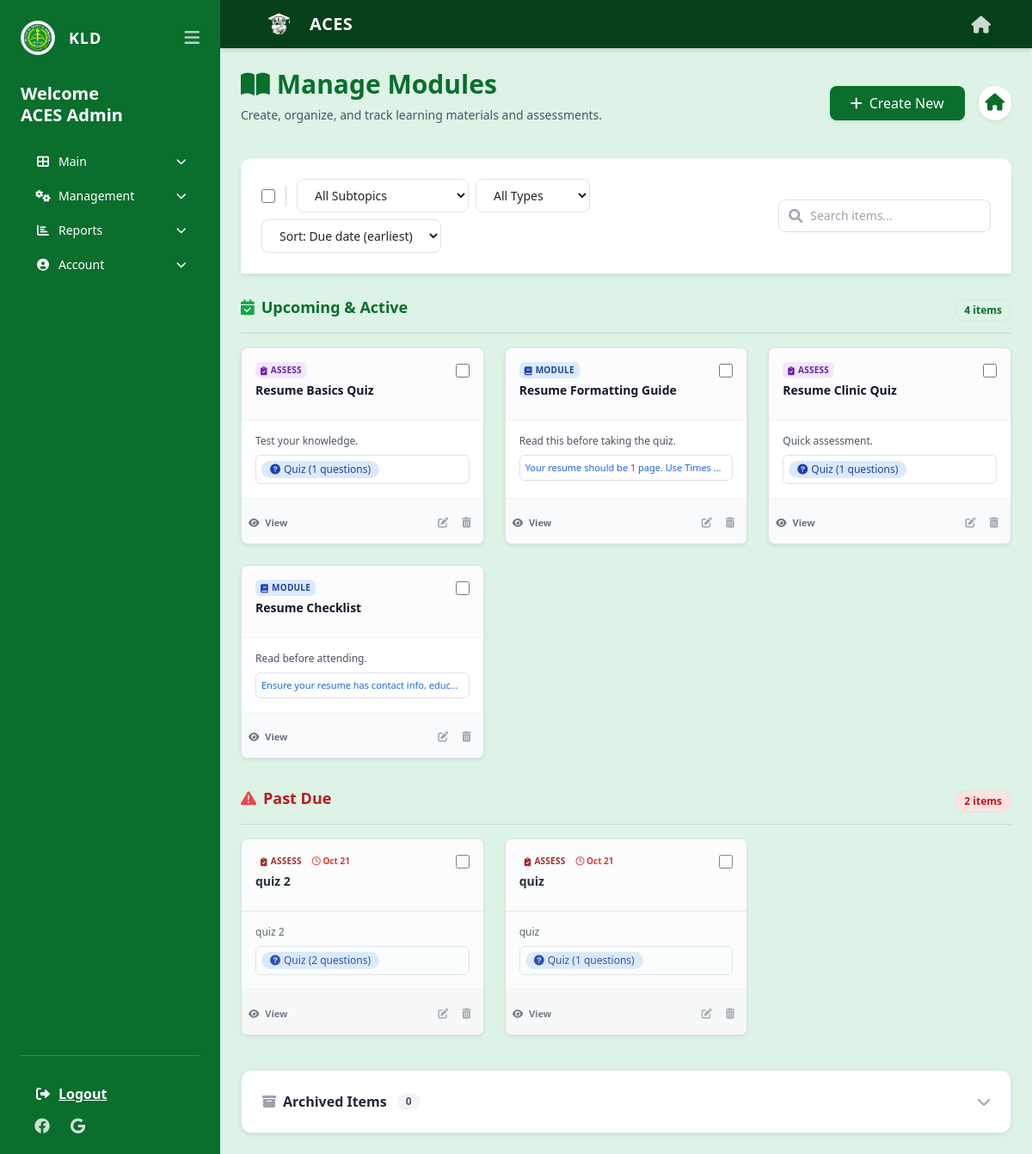
/staff/modules.php (signed in), run on the app's committed database.
### tables this page shows
CREATE TABLE `users` (
  `user_id` int(11) NOT NULL,
  `email` varchar(100) NOT NULL,
  `password_hash` varchar(255) NOT NULL,
  `is_verified` tinyint(1) NOT NULL DEFAULT 0,
  `verification_token` varchar(64) DEFAULT NULL,
  `verification_expires` datetime DEFAULT NULL,
  `reset_token` varchar(64) DEFAULT NULL,
  `reset_expires` datetime DEFAULT NULL,
  `full_name` varchar(100) NOT NULL,
  `role` enum('student','staff') NOT NULL,
  `staff_role` varchar(50) DEFAULT NULL,
  `is_active` tinyint(1) NOT NULL DEFAULT 1,
  `created_by` int(11) DEFAULT NULL,
  `created_at` datetime DEFAULT current_timestamp(),
  `pending_email` varchar(255) DEFAULT NULL,
  `email_change_pin` varchar(6) DEFAULT NULL,
  `email_pin_expiry` datetime DEFAULT NULL
);

CREATE TABLE `modules` (
  `module_id` int(11) NOT NULL,
  `subtopic_id` int(11) NOT NULL,
  `title` varchar(200) NOT NULL,
  `description` text DEFAULT NULL,
  `due_date` date DEFAULT NULL,
  `created_by` int(11) NOT NULL,
  `created_at` datetime DEFAULT current_timestamp(),
  `type` enum('module','assessment') NOT NULL DEFAULT 'module',
  `content` text DEFAULT NULL,
  `is_deleted` tinyint(1) DEFAULT 0,
  `updated_at` datetime DEFAULT NULL ON UPDATE current_timestamp()
);

### staff/modules.php (the view, shortened to what the rows shown need)
<?php
require_once __DIR__ . '/../includes/auth.php';
$stmt = $pdo->prepare("SELECT full_name FROM users WHERE user_id = ?");
$stmt->execute([$_SESSION['user_id']]);
$staff = $stmt->fetch();
$staff_name = $staff['full_name'];
$stmt = $pdo->prepare("
    SELECT m.*, sub.title as subtopic_title
    FROM modules m
    JOIN subtopics sub ON m.subtopic_id = sub.subtopic_id AND sub.is_deleted = 0
    JOIN sessions sess ON sub.session_id = sess.session_id AND sess.is_deleted = 0
    WHERE m.is_deleted = 0
    ORDER BY m.due_date ASC, m.module_id DESC
");
$stmt->execute();
$active_items = $stmt->fetchAll();
$today = date('Y-m-d');
$upcoming_items = [];
$past_due_items = [];
foreach ($active_items as $item) {
    if (empty($item['due_date']) || $item['due_date'] >= $today) {
        $upcoming_items[] = $item;
    } else {
        $past_due_items[] = $item;
    }
}
function renderContent($content) {
    if (strpos($content, 'file:') === 0) {
        $file = substr($content, 5);
        $url = (strpos($file, '/') !== false)
            ? '../uploads/' . $file
            : '../uploads/modules/' . $file;
        return "<a href='{$url}' target='_blank' class='text-blue-600 hover:underline inline-flex items-center gap-1'><i class='fas fa-download'></i> Download File</a>";
    } elseif (strpos($content, 'link:') === 0) {
        $url = substr($content, 5);
        return "<a href='$url' target='_blank' class='text-blue-600 hover:underline inline-flex items-center gap-1'><i class='fas fa-external-link-alt'></i> Open Link</a>";
    } elseif (strpos($content, 'text:') === 0) {
        return nl2br(htmlspecialchars(substr($content, 5)));
    } elseif (strpos($content, 'form:') === 0) {
        return "<div class='border p-2 bg-gray-100 rounded'>" . nl2br(htmlspecialchars(substr($content, 5))) . "</div>";
    } elseif (strpos($content, 'quiz:') === 0) {
        $json = substr($content, 5);
        $decoded = json_decode($json, true);
        $count = 0;
        if (is_array($decoded)) {
            if (isset($decoded['questions']) && is_array($decoded['questions'])) {
                $count = count($decoded['questions']);
            } else {
                $count = count($decoded);
            }
        }
        return "<span class='inline-flex items-center px-2.5 py-0.5 rounded-full text-xs font-medium bg-blue-100 text-blue-800'><i class='fas fa-question-circle mr-1'></i> Quiz ({$count} questions)</span>";
    } else {
        return nl2br(htmlspecialchars($content));
    }
}
?>
<!DOCTYPE html>
<html lang="en" class="h-full">
<head>
    <link rel="stylesheet" href="../assets/css/tailwind.css">
    <link href="https://cdn.jsdelivr.net/npm/bootstrap@5.3.0/dist/css/bootstrap.min.css" rel="stylesheet">
    <link rel="stylesheet" href="https://cdnjs.cloudflare.com/ajax/libs/font-awesome/6.0.0/css/all.min.css">
</head>
<body class="bg-[#dcf3e6] font-sans h-screen flex flex-col md:flex-row">
<?php include '../includes/staff_sidebar.php'; ?>
<div class="flex-1 flex flex-col overflow-hidden">
    <main class="flex-1 p-4 md:p-8 overflow-y-auto no-scrollbar">
        <div class="flex flex-col md:flex-row justify-between items-start md:items-center mb-6 gap-4">
            <div>
                <h1 class="text-3xl font-bold text-[#0a6e2d]">
                    <i class="fas fa-book-open mr-2"></i>Manage Modules
                </h1>
            </div>
        </div>
        <div id="activeItemsContainer" class="space-y-8 mb-10">
            <div>
                <div class="flex justify-between items-center mb-3 border-b border-gray-300 pb-2">
                    <h2 class="text-lg font-bold text-[#0a6e2d] flex items-center gap-2">
                        <i class="fas fa-calendar-check text-green-600"></i> Upcoming & Active
                    </h2>
                </div>
                <div class="grid grid-cols-1 md:grid-cols-2 lg:grid-cols-3 xl:grid-cols-4 gap-4 active-items-grid">
                    <?php if (count($upcoming_items) > 0): ?>
                        <?php foreach ($upcoming_items as $item): ?>
                            <div class="bg-white rounded-lg shadow-sm border border-gray-200 overflow-hidden flex flex-col active-item-row minified-card hover:shadow-md transition-shadow"
                                 data-id="<?= $item['module_id'] ?>"
                                 data-subtopic="<?= $item['subtopic_id'] ?>"
                                 data-type="<?= $item['type'] ?>"
                                 data-title="<?= htmlspecialchars($item['title']) ?>"
                                 data-due="<?= htmlspecialchars($item['due_date'] ?? '') ?>"
                                 data-created="<?= htmlspecialchars($item['created_at'] ?? '') ?>">
                                <div class="p-3 border-b border-gray-100 bg-gray-50/50 flex justify-between items-start">
                                    <div class="flex-1 min-w-0 pr-2">
                                        <div class="flex items-center gap-1.5 mb-1 flex-wrap">
                                            <?php if ($item['type'] == 'module'): ?>
                                                <span class="inline-flex items-center px-1.5 py-0.5 rounded text-[10px] font-bold bg-blue-100 text-blue-800 uppercase tracking-wide"><i class="fas fa-book mr-1"></i> Module</span>
                                            <?php else: ?>
                                                <span class="inline-flex items-center px-1.5 py-0.5 rounded text-[10px] font-bold bg-purple-100 text-purple-800 uppercase tracking-wide"><i class="fas fa-clipboard-check mr-1"></i> Assess</span>
                                            <?php endif; ?>
                                        </div>
                                        <h3 class="text-sm font-bold text-gray-900 truncate" title="<?= htmlspecialchars($item['title']) ?>">
                                            <?= htmlspecialchars($item['title']) ?>
                                        </h3>
                                    </div>
                                    <input type="checkbox" class="row-checkbox-active w-4 h-4 text-[#0a6e2d] border-gray-300 rounded focus:ring-[#0a6e2d] mt-0.5 flex-shrink-0" value="<?= $item['module_id'] ?>">
                                </div>
                                <div class="p-3 flex-1 text-xs text-gray-600 flex flex-col justify-between">
                                    <div>
                                        <?php if ($item['description']): ?>
                                            <p class="mb-2 line-clamp-2" title="<?= htmlspecialchars($item['description']) ?>"><?= htmlspecialchars($item['description']) ?></p>
                                        <?php endif; ?>
                                        <?php if ($item['content']): ?>
                                            <div class="mt-2 text-[11px] font-medium text-blue-600 bg-blue-50/50 p-1.5 rounded border border-blue-100 truncate">
                                                <?= renderContent($item['content']) ?>
                                            </div>
                                        <?php endif; ?>
                                    </div>
                                </div>
                                <div class="p-2 bg-gray-50 border-t border-gray-100 flex justify-between items-center">
                                    <div class="flex-1 min-w-0">
                                        <button class="view-item-btn text-[11px] font-bold text-gray-500 hover:text-[#0a6e2d] transition-colors truncate w-full text-left" data-id="<?= $item['module_id'] ?>" data-module-id="<?= $item['module_id'] ?>" data-module-title="<?= htmlspecialchars($item['title']) ?>" data-type="<?= $item['type'] ?>">
                                            <i class="fas fa-eye mr-1"></i> View
                                        </button>
                                    </div>
                                    <?php if (!isViewer()): ?>
                                    <div class="flex gap-1 flex-shrink-0">
                                        <button class="edit-item text-gray-400 hover:text-blue-600 p-1.5 rounded-md hover:bg-blue-50 transition-colors" data-id="<?= $item['module_id'] ?>" title="Edit Item"><i class="fas fa-edit text-xs"></i></button>
                                        <form method="POST" class="inline">
                                            <button type="submit" onclick="return confirm('Archive this item?')" class="text-gray-400 hover:text-red-600 p-1.5 rounded-md hover:bg-red-50 transition-colors" title="Archive"><i class="fas fa-trash-alt text-xs"></i></button>
                                        </form>
                                    </div>
                                    <?php endif; ?>
                                </div>
                            </div>
                        <?php endforeach; ?>
                    <?php else: ?>
                        <div class="col-span-full text-center py-6 bg-white rounded-xl border border-gray-200 border-dashed text-gray-500 text-sm">
                            No upcoming items.
                        </div>
                    <?php endif; ?>
                </div>
            </div>
            <?php if (count($past_due_items) > 0): ?>
            <div>
                <div class="flex justify-between items-center mb-3 border-b border-gray-300 pb-2">
                    <h2 class="text-lg font-bold text-red-700 flex items-center gap-2">
                        <i class="fas fa-exclamation-triangle text-red-500"></i> Past Due
                    </h2>
                </div>
                <div class="grid grid-cols-1 md:grid-cols-2 lg:grid-cols-3 xl:grid-cols-4 gap-4 active-items-grid">
                    <?php foreach ($past_due_items as $item): ?>
                        <div class="bg-white rounded-lg shadow-sm border border-red-200 overflow-hidden flex flex-col active-item-row minified-card hover:shadow-md transition-shadow opacity-90 hover:opacity-100"
                             data-id="<?= $item['module_id'] ?>"
                             data-subtopic="<?= $item['subtopic_id'] ?>"
                             data-type="<?= $item['type'] ?>"
                             data-title="<?= htmlspecialchars($item['title']) ?>"
                             data-due="<?= htmlspecialchars($item['due_date'] ?? '') ?>"
                             data-created="<?= htmlspecialchars($item['created_at'] ?? '') ?>">
                            <div class="p-3 border-b border-red-100 bg-red-50/50 flex justify-between items-start">
                                <div class="flex-1 min-w-0 pr-2">
                                    <div class="flex items-center gap-1.5 mb-1 flex-wrap">
                                        <?php if ($item['type'] == 'module'): ?>
                                            <span class="inline-flex items-center px-1.5 py-0.5 rounded text-[10px] font-bold bg-red-200 text-red-800 uppercase tracking-wide"><i class="fas fa-book mr-1"></i> Module</span>
                                        <?php else: ?>
                                            <span class="inline-flex items-center px-1.5 py-0.5 rounded text-[10px] font-bold bg-red-200 text-red-800 uppercase tracking-wide"><i class="fas fa-clipboard-check mr-1"></i> Assess</span>
                                        <?php endif; ?>
                                        <span class="text-[10px] text-red-600 font-bold"><i class="far fa-clock"></i> <?= date('M d', strtotime($item['due_date'])) ?></span>
                                    </div>
                                    <h3 class="text-sm font-bold text-gray-900 truncate" title="<?= htmlspecialchars($item['title']) ?>">
                                        <?= htmlspecialchars($item['title']) ?>
                                    </h3>
                                </div>
                                <input type="checkbox" class="row-checkbox-active w-4 h-4 text-[#0a6e2d] border-gray-300 rounded focus:ring-[#0a6e2d] mt-0.5 flex-shrink-0" value="<?= $item['module_id'] ?>">
                            </div>
                            <div class="p-3 flex-1 text-xs text-gray-600 flex flex-col justify-between">
                                <div>
                                    <?php if ($item['description']): ?>
                                        <p class="mb-2 line-clamp-2" title="<?= htmlspecialchars($item['description']) ?>"><?= htmlspecialchars($item['description']) ?></p>
                                    <?php endif; ?>
                                    <?php if ($item['content']): ?>
                                        <div class="mt-2 text-[11px] font-medium text-blue-600 bg-blue-50/50 p-1.5 rounded border border-blue-100 truncate">
                                            <?= renderContent($item['content']) ?>
                                        </div>
                                    <?php endif; ?>
                                </div>
                            </div>
                            <div class="p-2 bg-gray-50 border-t border-gray-100 flex justify-between items-center">
                                <div class="flex-1 min-w-0">
                                    <button class="view-item-btn text-[11px] font-bold text-gray-500 hover:text-[#0a6e2d] transition-colors truncate w-full text-left" data-id="<?= $item['module_id'] ?>" data-module-id="<?= $item['module_id'] ?>" data-module-title="<?= htmlspecialchars($item['title']) ?>" data-type="<?= $item['type'] ?>">
                                        <i class="fas fa-eye mr-1"></i> View
                                    </button>
                                </div>
                                <?php if (!isViewer()): ?>
                                <div class="flex gap-1 flex-shrink-0">
                                    <button class="edit-item text-gray-400 hover:text-blue-600 p-1.5 rounded-md hover:bg-blue-50 transition-colors" data-id="<?= $item['module_id'] ?>" title="Edit Item"><i class="fas fa-edit text-xs"></i></button>
                                    <form method="POST" class="inline">
                                        <button type="submit" onclick="return confirm('Archive this item?')" class="text-gray-400 hover:text-red-600 p-1.5 rounded-md hover:bg-red-50 transition-colors" title="Archive"><i class="fas fa-trash-alt text-xs"></i></button>
                                    </form>
                                </div>
                                <?php endif; ?>
                            </div>
                        </div>
                    <?php endforeach; ?>
                </div>
            </div>
            <?php endif; ?>
        </div>
    </main>
</div>
</body>
</html>

### includes/staff_sidebar.php (shortened to what the rows shown need)
<aside id="staffSidebar" class="hidden md:flex w-64 bg-[#0a6e2d] text-white flex-col p-4 shrink-0 h-screen sticky top-0 transition-all duration-300 overflow-y-auto">
    <div>
        <div class="mb-6 sidebar-text">
            <h2 class="text-xl font-bold leading-tight">Welcome<br><?= htmlspecialchars($staff_name) ?></h2>
        </div>
    </div>
</aside>

### data on the page
users: full_name "ACES Admin"
modules: type "assessment" (drawn), title "Resume Basics Quiz", description "Test your knowledge.", content "1"
modules: type "module" (drawn), title "Resume Formatting Guide", description "Read this before taking the quiz.", content "Your resume should be 1 page. Use Times…"
modules: type "assessment" (drawn), title "Resume Clinic Quiz", description "Quick assessment.", content "1"
modules: type "module" (drawn), title "Resume Checklist", description "Read before attending.", content "Ensure your resume has contact info, educa…"
modules: type "assessment" (drawn), due_date "Oct 21", title "quiz 2", description "quiz 2", content "2"
modules: type "assessment" (drawn), due_date "Oct 21", title "quiz", description "quiz", content "1"

### other printed values
count($upcoming_items) "4"
count($past_due_items) "2"
count($deleted_items) "0"
